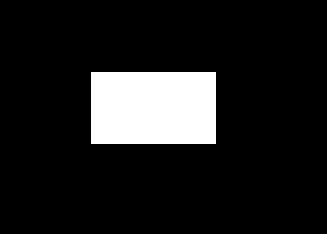
//> input picture Edge_Detection_1.jpg, 327 x 234 px
$ ./PVBKConApp   (built with g++ and OpenCV 4)
//> lines starting //> are read from the running program, lines starting //| are printed output that depends on the picture; after the words box and inside, x2 and y2 are one past the last pixel; in counts of white or black regions, pixels touching at a corner belong together
// PVBKConApp.cpp : This file contains the 'main' function. Program execution begins and ends there.
//

#include <iostream>
#include <cstdlib>
#include <cmath>

#include <opencv2/opencv.hpp>

#pragma comment(lib, "opencv_world460")

using namespace cv;
using namespace std;

bool checkImageProperties(Mat& img1, Mat& img2)
{
	if (img1.empty())
	{
		printf("img1 is empty");
		return false;
	}

	if (img2.empty())
	{
		printf("img2 is empty");
		return false;
	}

	if (img1.cols != img2.cols)
	{
		printf("widths are different\n");
		return false;
	}

	if (img1.rows != img2.rows)
	{
		printf("heights are different\n");
		return false;
	}

	if (img1.channels() != img2.channels())
	{
		printf("Channels are different\n");
		return false;
	}

	return true;
}


///////////// Pixel Operation /////////////
/////// This is the basic template ////////
///////////// Don't change it /////////////
int Grayscale(Mat& img_src, Mat& img_dst)
{
	Vec3b bgr_src;
	uchar gray_dst;

	for (int y = 0; y < img_src.rows; y++)
	{
		for (int x = 0; x < img_src.cols; x++)
		{
			bgr_src = img_src.at<Vec3b>(y, x);
			unsigned char b = bgr_src[0];
			unsigned char g = bgr_src[1];
			unsigned char r = bgr_src[2];

			uchar gr = (uchar)((float)(b + g + r) / 3);
			gray_dst = gr;

			img_dst.at<uchar>(y, x) = gray_dst;
		}
	}
	return 0;
}


int EdgeDetection(Mat& img_src1, Mat& img_dst1)
{
	if (!checkImageProperties(img_src1, img_dst1))
	{
		printf("Error: pixelsOperation function, in checkImageProperties\n");
		return -1;
	}
	uchar gray_src1 = 0;
	uchar edge_dst1 = 0;
	uchar data[9];
	Mat ver_result = Mat::zeros(img_src1.size(), CV_8UC1);
	Mat hor_result = Mat::zeros(img_src1.size(), CV_8UC1);

	Mat ver_sobel = (Mat_<char>(3, 3) << -1, 0, 1, -2, 0, 2, -1, 0, 1);
	Mat hor_sobel = (Mat_<char>(3, 3) << -1, -2, -1, 0, 0, 0, 1, 2, 1);
	for (int y = 1; y < img_src1.rows - 1; y++)
	{
		for (int x = 1; x < img_src1.cols - 1; x++)
		{
			gray_src1 = img_src1.at<uchar>(y, x);
			data[0] = img_src1.at<uchar>(y - 1, x - 1);
			data[1] = img_src1.at<uchar>(y - 1, x);
			data[2] = img_src1.at<uchar>(y - 1, x + 1);
			data[3] = img_src1.at<uchar>(y, x - 1);
			data[4] = img_src1.at<uchar>(y, x);
			data[5] = img_src1.at<uchar>(y, x + 1);
			data[6] = img_src1.at<uchar>(y + 1, x - 1);
			data[7] = img_src1.at<uchar>(y + 1, x);
			data[8] = img_src1.at<uchar>(y + 1, x + 1);

			int16_t	ver_sum = 0;
			for (int i = 0; i < 9; i++)
			{
				ver_sum += data[i] * ver_sobel.at<char>(i / 3, i % 3);
				ver_result.at<uchar>(y, x) = saturate_cast<uchar>(ver_sum);
			}
			int16_t	hor_sum = 0;
			for (int i = 0; i < 9; i++)
			{
				hor_sum += data[i] * hor_sobel.at<char>(i / 3, i % 3);
				hor_result.at<uchar>(y, x) = saturate_cast<uchar>(hor_sum);
			}

			edge_dst1 = saturate_cast<uchar>(sqrt(pow(ver_sum,2) + pow(hor_sum,2)));
			if (edge_dst1 < 254)
				edge_dst1 = 0;
			img_dst1.at<uchar>(y, x) = edge_dst1;
		}
	}
	return 0;
}

void mergeImage(Mat& img1, Mat& img2, Mat& img_dst2)
{
	Vec3b img1_src, img2_src, gray_dst;
	for (int y = 0; y < img1.rows; y++)
	{
		for (int x = 0; x < img1.cols; x++)
		{
			img1_src = img1.at<Vec3b>(y, x);
			img2_src = img2.at<Vec3b>(y, x);
			uchar gr_dt1 = img1_src[0];
			uchar gr_dt2 = img2_src[0];
			if (gr_dt1 > 192 || gr_dt2 > 192)
			{
				gray_dst[0] = 255;
				gray_dst[1] = 255;
				gray_dst[2] = 255;
			}
			else
			{
				gray_dst[0] = 0;
				gray_dst[1] = 0;
				gray_dst[2] = 0;
			}
			img_dst2.at<Vec3b>(y, x) = gray_dst;
		}
	}
}

int main()
{
	// Read the file
	Mat inputImg_1 = imread("Edge_Detection_1.jpg", IMREAD_GRAYSCALE);
//> inputImg_1 is the input picture: 234 rows x 327 cols, CV_8UC1; min 0, max 255, mean 30
	Mat inputImg_2 = imread("Edge_Detection_2.jpg", IMREAD_GRAYSCALE);
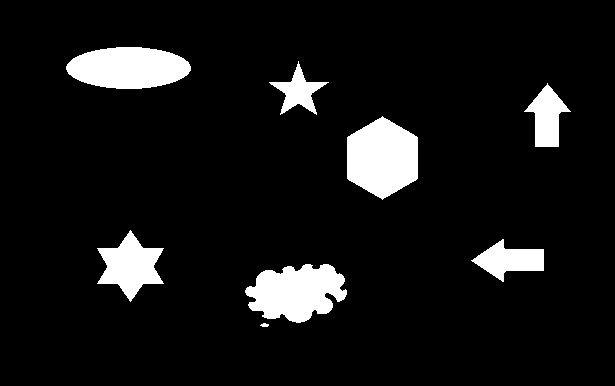
//> input picture Edge_Detection_2.jpg, 615 x 386 px
//> inputImg_2 is the input picture: 386 rows x 615 cols, CV_8UC1; min 0, max 255, mean 20.9

	// Check for invalid input
	if (inputImg_1.empty() || inputImg_2.empty())
	{
		cout << "Could not open or find the image" << std::endl;
		return -1;
	}

	// Create new image
	Mat GRoutputImg_1 = Mat::zeros(inputImg_1.size(), CV_8UC1);
	Mat GRoutputImg_2 = Mat::zeros(inputImg_2.size(), CV_8UC1);
	Mat EDGEoutputImg_1 = Mat::zeros(inputImg_1.size(), CV_8UC1);
	Mat EDGEoutputImg_2 = Mat::zeros(inputImg_2.size(), CV_8UC1);

	// Invoke RGB2GRAY function here
	Grayscale(inputImg_1, GRoutputImg_1);
//> after the loop in Grayscale, `for (int y = 0; y < img_src.rows; y++)`:
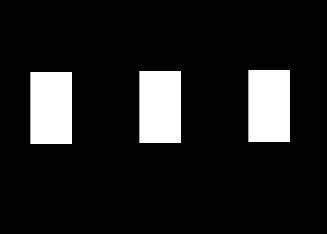
//> img_dst: 234 rows x 327 cols, CV_8UC1; min 0, max 255, mean 30
//> after the loop in Grayscale, `for (int y = 0; y < img_src.rows; y++)`: gray_dst = 0
	Grayscale(inputImg_2, GRoutputImg_2);
//> after the loop in Grayscale (call 2), `for (int y = 0; y < img_src.rows; y++)`:
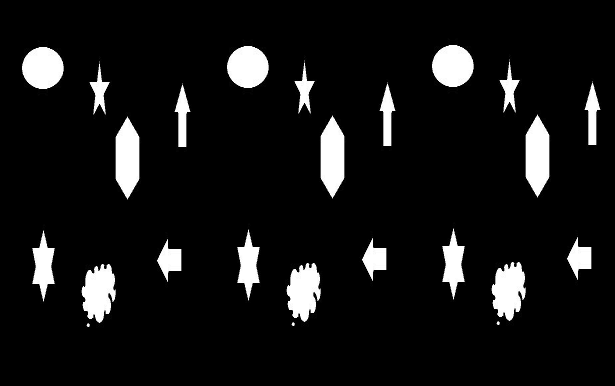
//> img_dst: 386 rows x 615 cols, CV_8UC1; min 0, max 255, mean 20.9
	EdgeDetection(inputImg_1, EDGEoutputImg_1);
//> after the loop in EdgeDetection, `for (int y = 1; y < img_src1.rows - 1; y++)`:
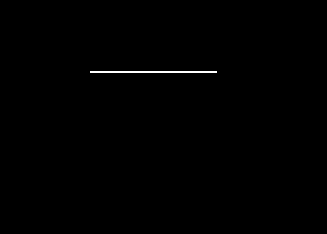
//> hor_result: 234 rows x 327 cols, CV_8UC1; 0.33% white in thin lines or dots, all inside (x1, y1, x2, y2) = (90, 71, 217, 73)
//> after the loop in EdgeDetection, `for (int y = 1; y < img_src1.rows - 1; y++)`:
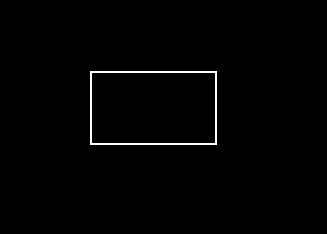
//> img_dst1: 234 rows x 327 cols, CV_8UC1; 1% white in thin lines or dots, all inside (x1, y1, x2, y2) = (90, 71, 217, 145)
//> after the loop in EdgeDetection, `for (int y = 1; y < img_src1.rows - 1; y++)`: data = [0, 0, 0, 0, 0, 0, 0, 0, 0]; edge_dst1 = 0
	EdgeDetection(inputImg_2, EDGEoutputImg_2);
//> after the loop in EdgeDetection (call 2), `for (int y = 1; y < img_src1.rows - 1; y++)`:
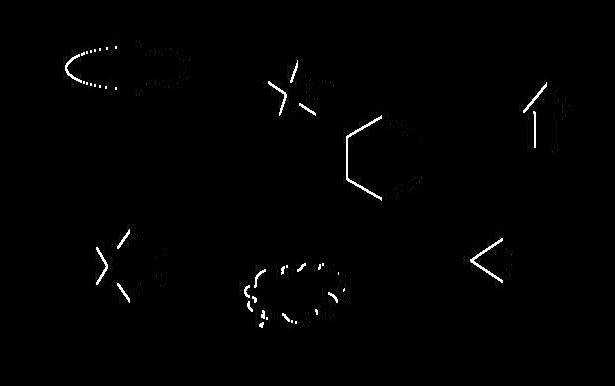
//> ver_result: 386 rows x 615 cols, CV_8UC1; min 0, max 255, mean 2.1
//> after the loop in EdgeDetection (call 2), `for (int y = 1; y < img_src1.rows - 1; y++)`:
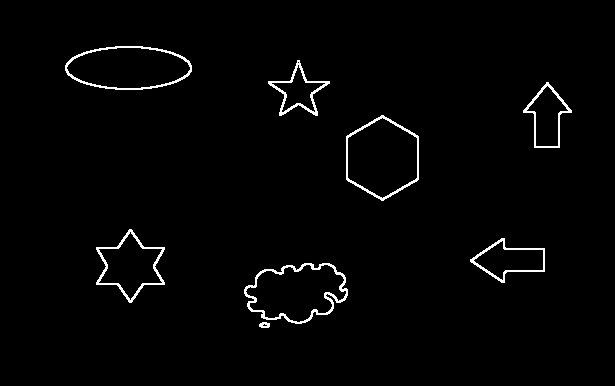
//> img_dst1: 386 rows x 615 cols, CV_8UC1; 1.8% white in thin lines or dots, all inside (x1, y1, x2, y2) = (65, 46, 572, 328)

	//Confirmation Code - Using imgproc.h
	/*cvtColor(inputImg, outputImg, COLOR_RGB2HSV);*/
	//cvtColor(inputImg, outputImg, COLOR_BGR2HSV);

	// Create a window for display.
	namedWindow("Input_1", WINDOW_AUTOSIZE);
	namedWindow("OutputGR_1", WINDOW_AUTOSIZE);
	namedWindow("Input_2", WINDOW_AUTOSIZE);
	namedWindow("OutputGR_2", WINDOW_AUTOSIZE);


	// Show our image inside it.
	imshow("Input_1", inputImg_1);
	imshow("OutputGR_1",EDGEoutputImg_1);
	imshow("Input_2", inputImg_2);
	imshow("OutputGR_2", EDGEoutputImg_2);


	// Wait for a keystroke in the window
	waitKey(0);

	destroyAllWindows();

	return 0;
}


//int main()
//{
//    std::cout << "Hello World!\n";
//}

// Run program: Ctrl + F5 or Debug > Start Without Debugging menu
// Debug program: F5 or Debug > Start Debugging menu

// Tips for Getting Started:
//   1. Use the Solution Explorer window to add/manage files
//   2. Use the Team Explorer window to connect to source control
//   3. Use the Output window to see build output and other messages
//   4. Use the Error List window to view errors
//   5. Go to Project > Add New Item to create new code files, or Project > Add Existing Item to add existing code files to the project
//   6. In the future, to open this project again, go to File > Open > Project and select the .sln file
